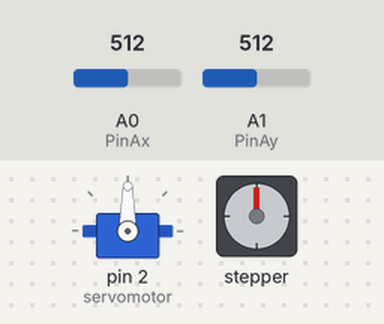
This sketch was run on a simulated Arduino Uno, built with avr-gcc and run on an emulated ATmega328P. Shown: servo, stepper motor. The test bench sets the inputs (shaded band); at power-on: A0 (PinAx) = 512, A1 (PinAy) = 512. Stepper angles assume 2048 steps per turn; what the sketch prints to the serial monitor is not drawn.

Above: at 1.2 s.
1.3 s: A0 (PinAx) set to 530
At 1.47 s:
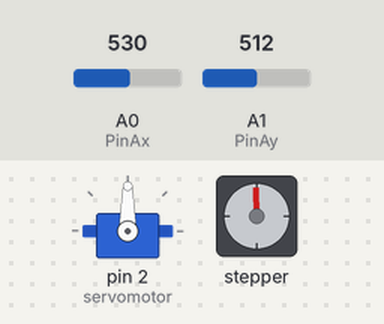
4.3 s: A0 (PinAx) set to 0
7.3 s: A1 (PinAy) set to 716
At 7.75 s:
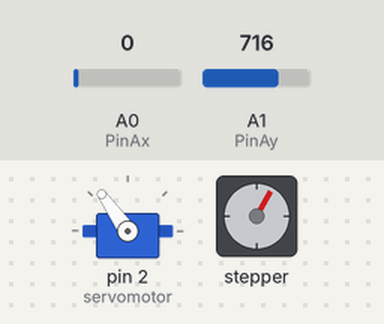
10.3 s: A1 (PinAy) set to 900
At 10.59 s:
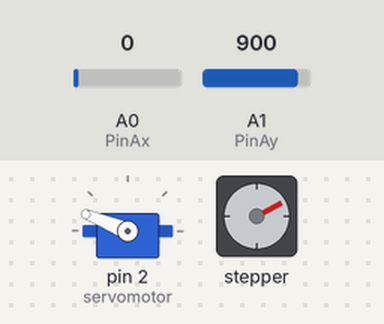
13.3 s: A1 (PinAy) set to 1023
At 13.52 s:
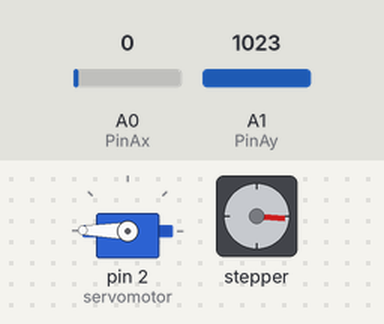
16.3 s: A1 (PinAy) set to 511
At 16.53 s:
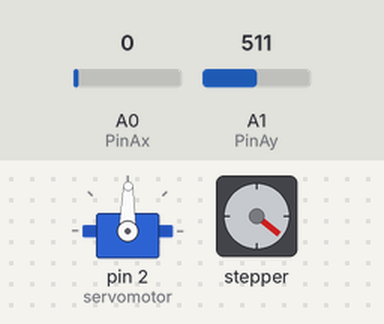
Timing chart, 0 to 22.6 s (numbered marks = the images above; inputs shaded):
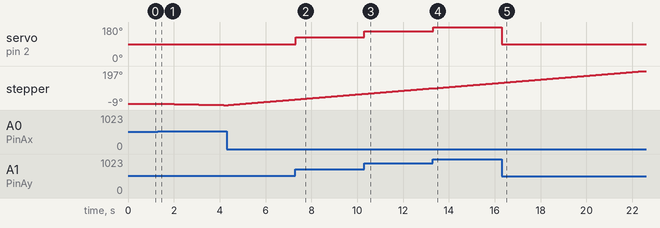

The sketch:

Turret.ino
```cpp
#include <Stepper.h>
#include <Servo.h>

// stappenmoter spul
// Number of steps per internal motor revolution
const float STEPS_PER_REV = 32;

//  Amount of Gear Reduction
const float GEAR_RED = 64;

// Number of steps per geared output rotation
const float STEPS_PER_OUT_REV = STEPS_PER_REV * GEAR_RED;

int StepsRequired;

Stepper steppermotor(STEPS_PER_REV, 8, 10, 9, 11);
Servo servomotor;


// de rest

int PosStep = 0;
int PosServ = 0;
int PinAx = 0;
int PinAy = 1;
int stap = 0;     // stap = step
int speed = 0;

void setup() {
  Serial.begin(9600);
  servomotor.attach(2);
}

void loop()
{
  // Stepper
  PosStep = analogRead(PinAx);
  Serial.print("input: ");
  Serial.println(PosStep);
  if (PosStep < 500) {
    stap = 1;
    speed = 500 - PosStep;
    steppermotor.setSpeed(speed);
    steppermotor.step(stap);
    Serial.println(speed);
  }
  else if (PosStep > 520) {
    stap = -1;
    speed = PosStep - 500;
    steppermotor.setSpeed(speed);
    steppermotor.step(stap);
    Serial.println(speed);
  }
  else {
    stap = 0;
  }

  // Servo
  PosServ = analogRead(PinAy);
  PosServ = map(PosServ, 0, 1024, 0, 180);
  servomotor.write(PosServ);

}
```

Measured:
- after the input at 1.3 s, stepper: keeps turning counter-clockwise at about 3°/s, starting at once
- after the input at 7.3 s, servo on pin 2 (servomotor): 90° → 125° at once
- after the input at 10.3 s, servo on pin 2 (servomotor): 125° → 158° at once
- after the input at 13.3 s, servo on pin 2 (servomotor): 158° → 179° at once
- after the input at 16.3 s, servo on pin 2 (servomotor): 179° → 89° at once
